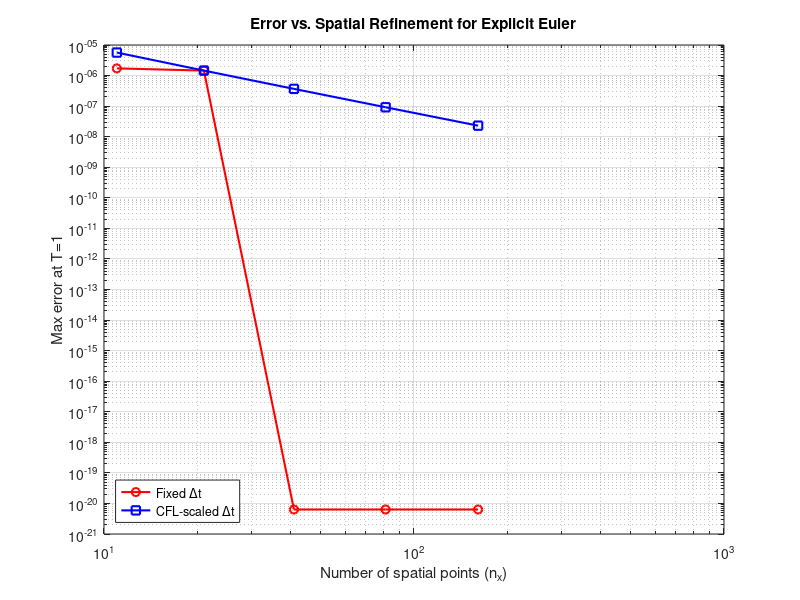

Write the MATLAB code that produced this figure.
function heat_explicit_error_compare()
    clear all; clc; close all;
    alpha = 1.0;
    T = 1.0;   % final time
    fixed_dt = 1e-3;

    nx_list = [11, 21, 41, 81, 161];
    err_fixed = zeros(size(nx_list));
    err_cfl   = zeros(size(nx_list));

    for k = 1:length(nx_list)
        nx = nx_list(k);
        dx = 1 / (nx - 1);
        dt_cfl = 0.4 * dx^2 / alpha;

        % Case A: fixed dt
        [x1, u_num1] = heat_solver_explicit(nx, fixed_dt, T, alpha);
        u_ex1 = exact_solution(x1, T);
        err_fixed(k) = max(abs(u_num1 - u_ex1));

        % Case B: CFL-scaled dt
        [x2, u_num2] = heat_solver_explicit(nx, dt_cfl, T, alpha);
        u_ex2 = exact_solution(x2, T);
        err_cfl(k) = max(abs(u_num2 - u_ex2));
    end

    % Plotting
    figure;
    loglog(nx_list, err_fixed, 'ro-', 'LineWidth', 1.5); hold on;
    loglog(nx_list, err_cfl,   'bs-', 'LineWidth', 1.5);
    grid on; xlabel('Number of spatial points (n_x)');
    ylabel('Max error at T=1');
    legend('Fixed \Deltat', 'CFL-scaled \Deltat', 'Location', 'southwest');
    title('Error vs. Spatial Refinement for Explicit Euler');
end

function [x, u] = heat_solver_explicit(nx, dt, T, alpha)
    dx = 1 / (nx - 1);
    x = linspace(0, 1, nx)';
    nt = round(T / dt);
    r = alpha * dt / dx^2;

    % Stability warning
    if r > 0.5
        warning('r = %.3f exceeds stability limit (0.5).', r);
    end

    u = sin(pi * x);      % Initial condition
    u(1) = 0; u(end) = 0; % Dirichlet BCs

    for n = 1:nt
        u_new = u;
        u_new(2:end-1) = u(2:end-1) + r * (u(3:end) - 2*u(2:end-1) + u(1:end-2));
        u = u_new;
    end
end

function u_exact = exact_solution(x, t)
    u_exact = sin(pi * x) * exp(-pi^2 * t);
end